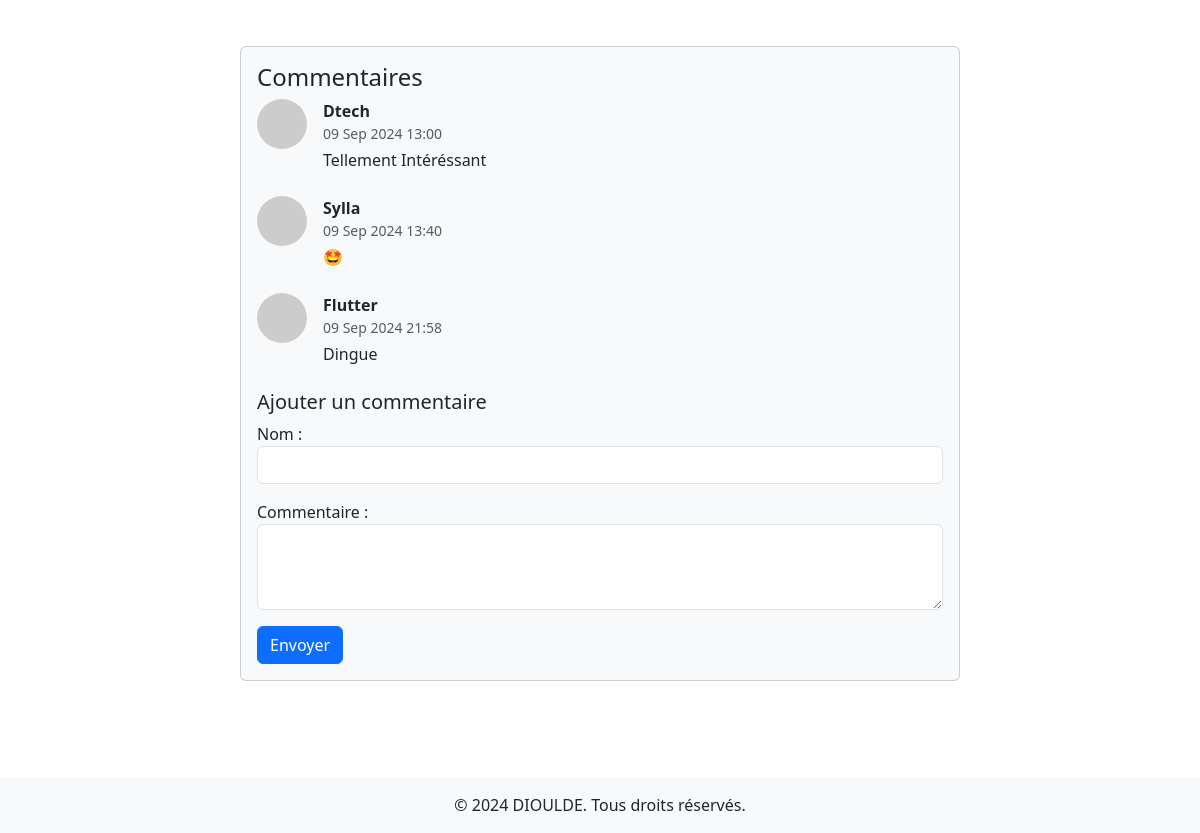
Before: /article/detail/15/ (lower part) with the older database file.
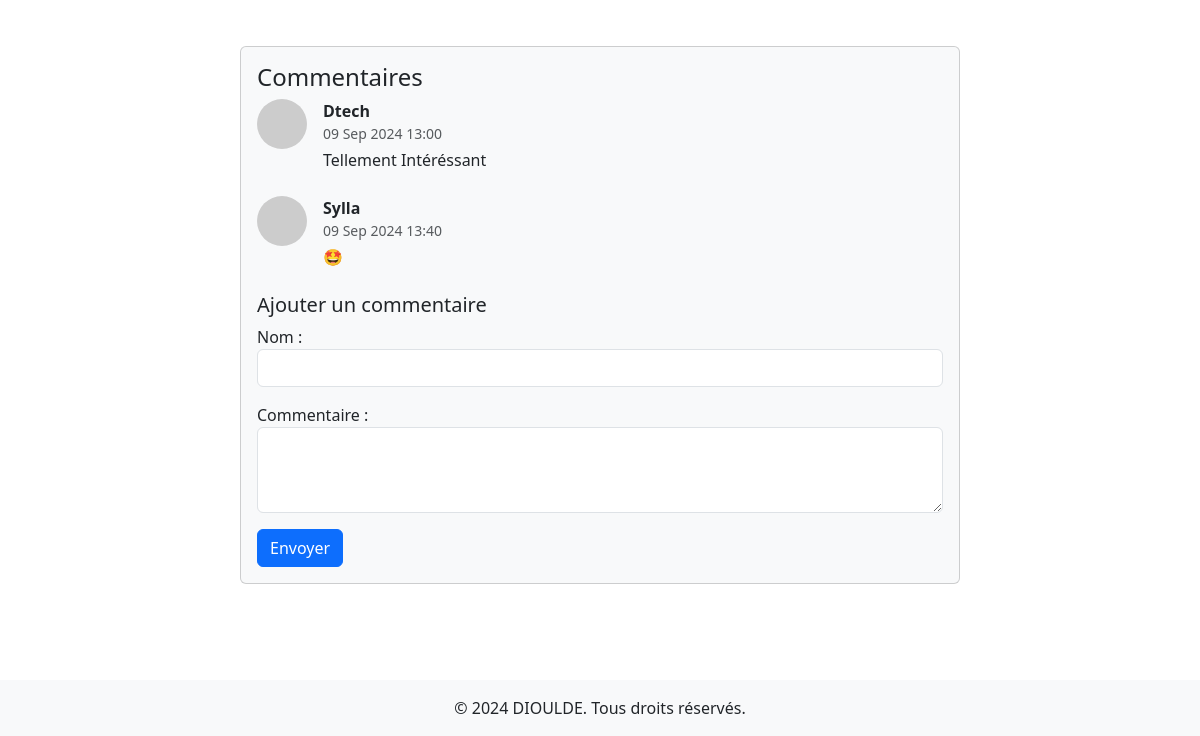
After: the same page with the newer database file.
### article/models.py (models this page shows, shortened)
class Comment(models.Model):
    name = models.TextField(verbose_name='Nom',null= True)
    content = models.TextField(verbose_name='Commentaire')
    created_at = models.DateTimeField(auto_now_add=True)
    article = models.ForeignKey(Article, on_delete=models.CASCADE)

### article/views.py (the view)
# urls.py: path('detail/<int:pk>/', ArticleDetailView.as_view(), name='detail'),
class ArticleDetailView(DetailView):
    model = Article
    template_name = 'articles/article_detail.html'
    context_object_name = 'article'
    def get_context_data(self, **kwargs: any) -> dict[str, any]:
        context = super().get_context_data(**kwargs)
        context['form'] = CommentForm()
        return context

### article/forms.py
class CommentForm(forms.ModelForm):
    class Meta:
        model = Comment
        fields = ('name','content')
        widgets = {
            'name': forms.TextInput(attrs={'class': 'form-control',}),
            'content': forms.Textarea(attrs={'class': 'form-control', 'rows': 3}),
        }

### article/templates/articles/article_detail.html (shortened to what this page needs)
{% extends "articles/base.html" %} {% block body %}
<div class="container mt-5">
  <div class="row">
    <div class="col-lg-8 mx-auto">
      <section class="mb-5">
        <div class="card bg-light">
          <div class="card-body">
            <h2 class="card-title h4">Commentaires</h2>
            {% for comment in article.comment_set.all %}
            <div class="d-flex mb-4">
              <div class="flex-shrink-0">
                <img
                  class="rounded-circle"
                  src="https://via.placeholder.com/50"
                  alt="..."
                />
              </div>
              <div class="ms-3">
                <div class="fw-bold">{{ comment.name }}</div>
                <div class="text-muted small mb-1">
                  {{ comment.created_at|date:"d M Y H:i" }}
                </div>
                {{ comment.content }}
              </div>
            </div>
            {% empty %}
            <p class="text-muted">Aucun commentaire pour le moment.</p>
            {% endfor %}
            <form action="{% url 'add-comment' article.id %}" method="post">
              <h5 class="mt-4">Ajouter un commentaire</h5>
              {{ form.as_p }}
              <button type="submit" class="btn btn-primary">Envoyer</button>
            </form>
          </div>
        </div>
      </section>
    </div>
  </div>
</div>
{% endblock body %}

### article/templates/articles/base.html (shortened to what this page needs)
<!DOCTYPE html>
<html lang="fr">
  <head>
    <link
      href="https://cdn.jsdelivr.net/npm/bootstrap@5.3.3/dist/css/bootstrap.min.css"
      rel="stylesheet"
    />
    <link
      rel="stylesheet"
      href="https://cdnjs.cloudflare.com/ajax/libs/font-awesome/6.0.0-beta3/css/all.min.css"
    />
  </head>
  <body>
    <main class="container mt-4">{% block body %} {% endblock %}</main>
    <footer class="bg-light mt-5 py-3">
      <div class="container text-center">
        <p class="mb-0">&copy; 2024 DIOULDE. Tous droits réservés.</p>
      </div>
    </footer>
  </body>
</html>

Changed rows visible on the page:
removed Comment: name "Flutter", created_at "09 Sep 2024 21:58", content "Dingue"
